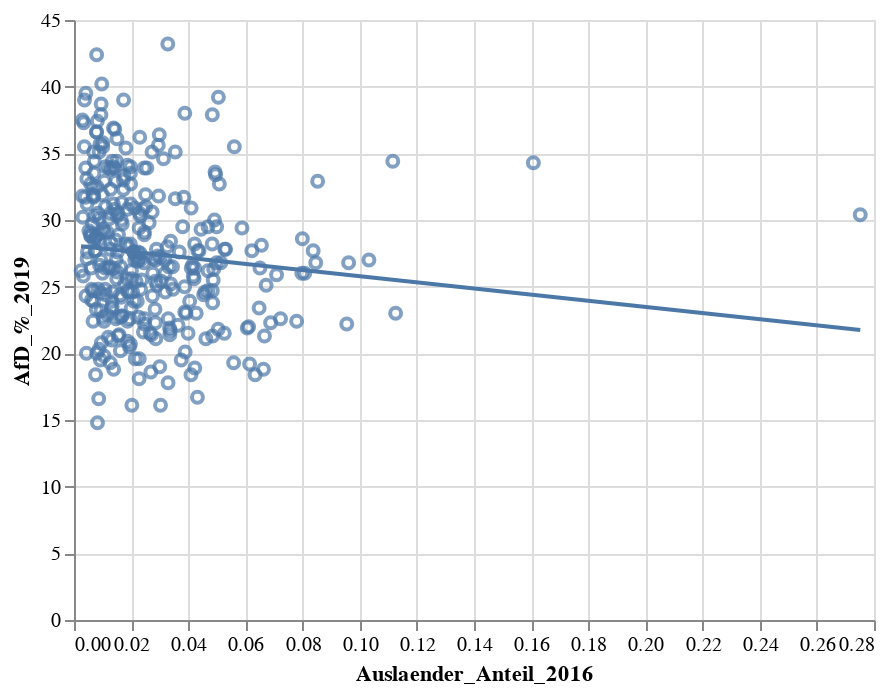

Here is the notebook cell this chart was saved with:
### Code cell
charts=alt.Chart().mark_point().encode(
    x='Auslaender_Anteil_2016',
    y='AfD_%_2019',
     tooltip="Name_",
)
bakedchart=charts + charts.transform_regression('Auslaender_Anteil_2016','AfD_%_2019').mark_line()


result=(scipy.stats.linregress(reduced_correl["Auslaender_Anteil_2016"], reduced_correl["AfD_%_2019"]))
print(result.pvalue)
print(result.rvalue**2)

combined = alt.layer(charts + charts.transform_regression('Auslaender_Anteil_2016','AfD_%_2019').mark_line(), data=reduced_correl)
combined.display()

### Figure 1 — Vega-Lite specification as saved in the notebook (floating-point values rounded to 4 significant figures; data arrays with more than 128 entries replaced by an {"elided": "..."} marker saying what was removed)
{"config": {"view": {"continuousWidth": 400, "continuousHeight": 300}}, "layer": [{"layer": [{"mark": "point", "encoding": {"tooltip": {"type": "nominal", "field": "Name_"}, "x": {"type": "quantitative", "field": "Auslaender_Anteil_2016"}, "y": {"type": "quantitative", "field": "AfD_%_2019"}}}, {"mark": "line", "encoding": {"tooltip": {"type": "nominal", "field": "Name_"}, "x": {"type": "quantitative", "field": "Auslaender_Anteil_2016"}, "y": {"type": "quantitative", "field": "AfD_%_2019"}}, "transform": [{"on": "Auslaender_Anteil_2016", "regression": "AfD_%_2019"}]}]}], "data": {"name": "data-50558ee270c8f17df0318931f076828a"}, "$schema": "https://vega.github.io/schema/vega-lite/v4.0.0.json", "datasets": {"data-50558ee270c8f17df0318931f076828a": {"elided": "321 records"}}}
